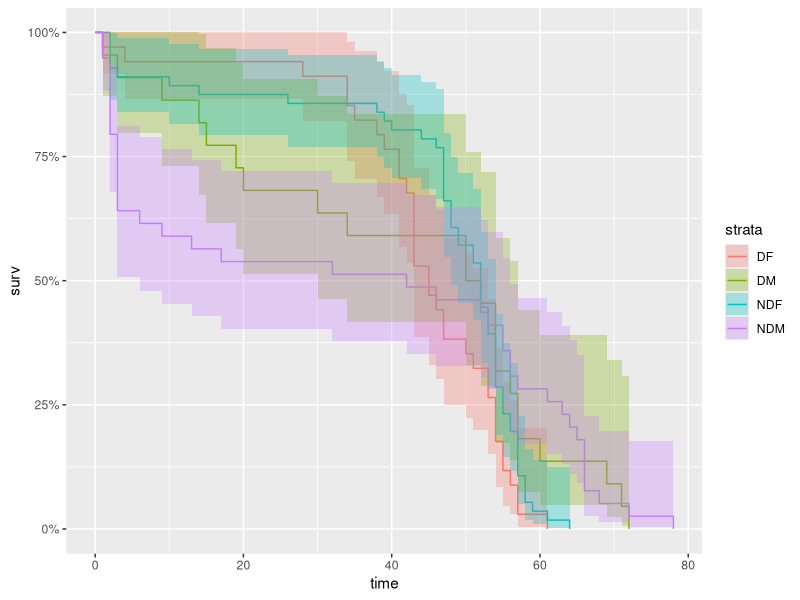
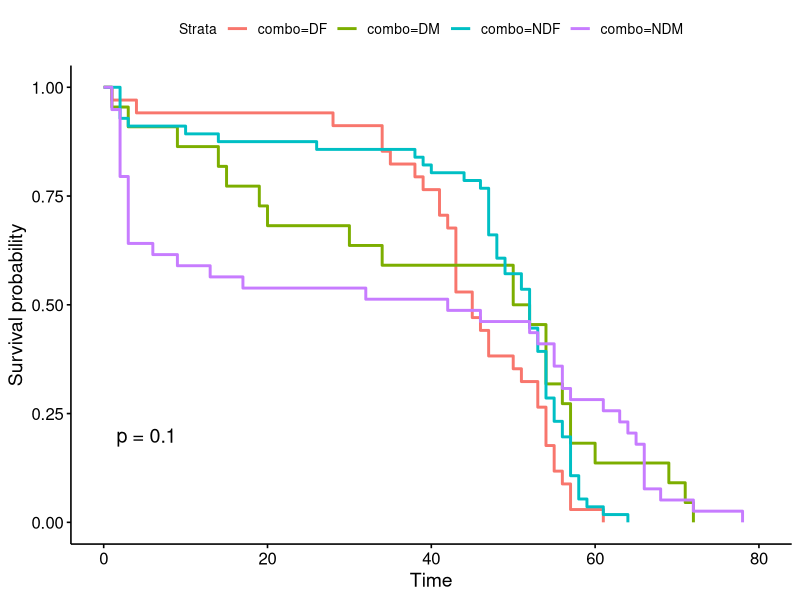
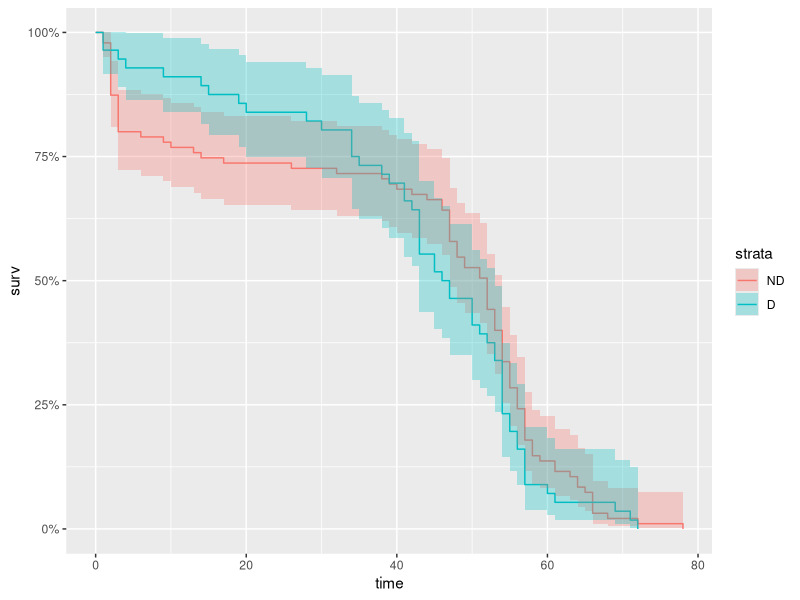
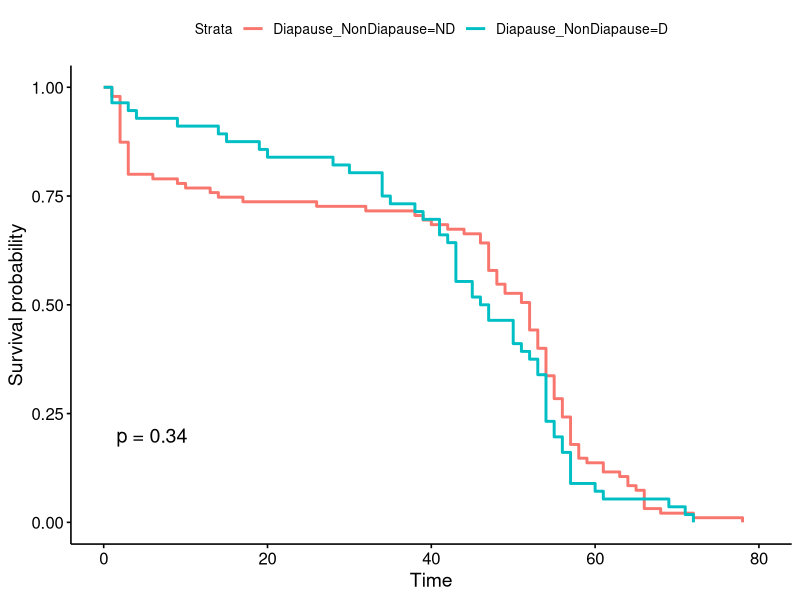
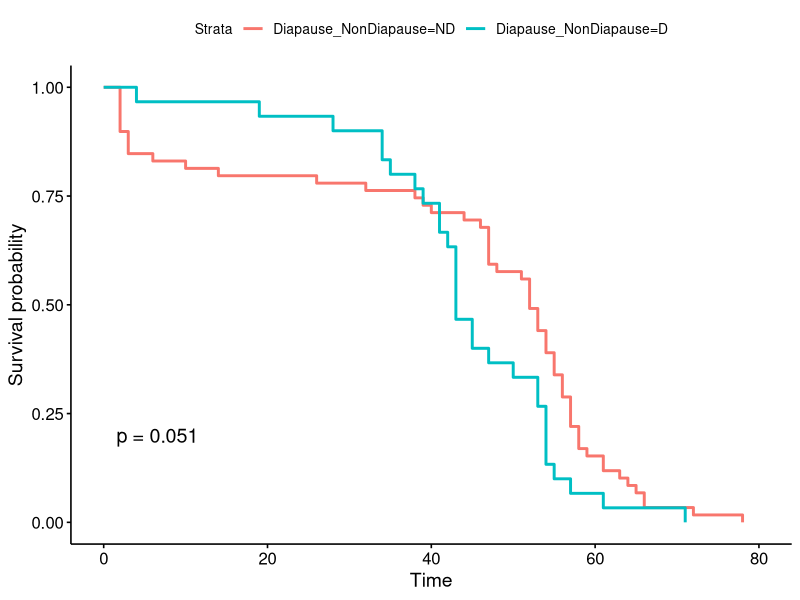
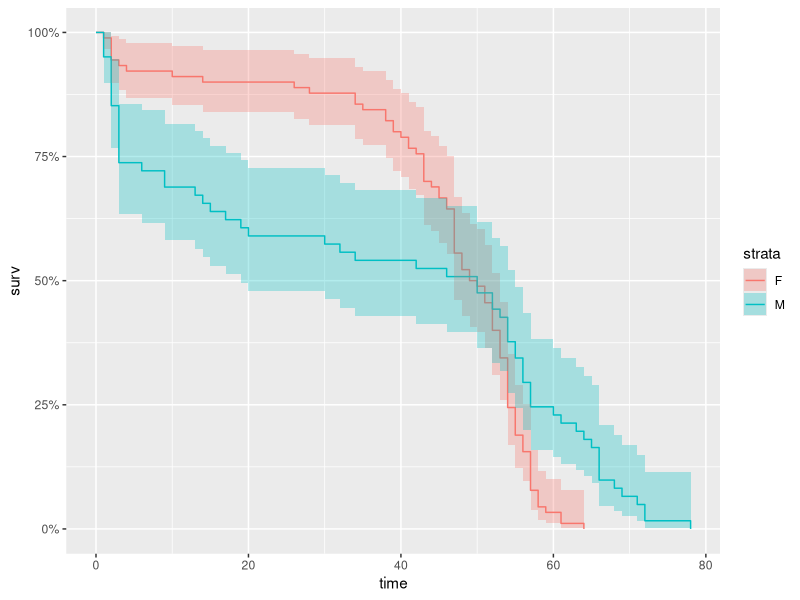
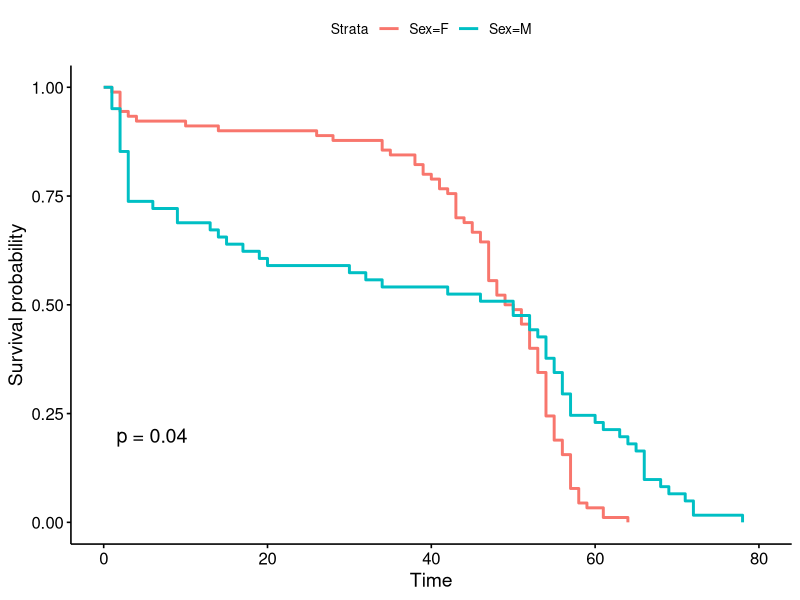
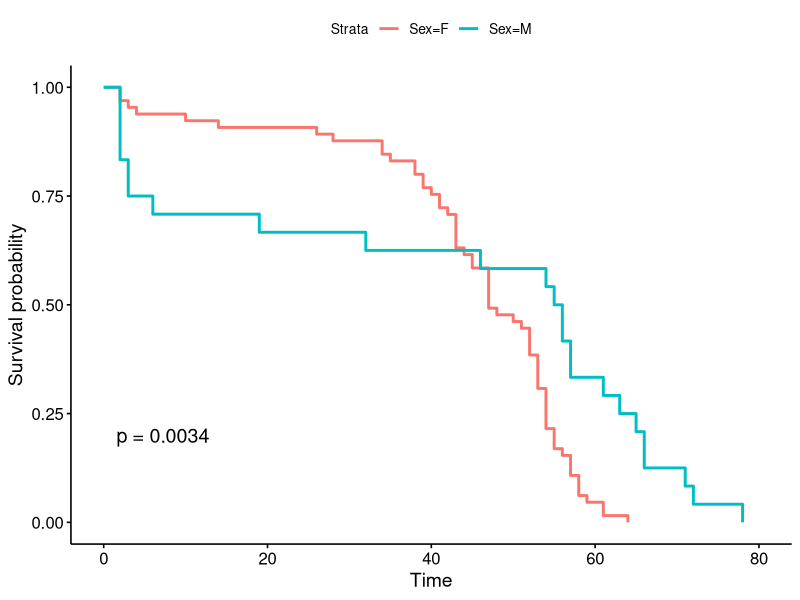

Recreate these plots in R, in order.
## ---- chunk 1
knitr::opts_chunk$set(echo = TRUE)
## ---- chunk 2
library(tidyverse)
library(survival)
library(survminer)
library(ggfortify)
## ---- chunk 3
lifespan <- read_csv("MROT_lifespan_thorax_WorkingCopy.csv", 
                     col_select = c(1:10), 
                     col_names = TRUE,
                     col_types = cols(
                       Bee_ID = col_character(),
                       Diapause_NonDiapause = col_character(), 
                       Sex = col_character(), 
                       Date_emerged = col_date("%m/%d/%y"), 
                       Date_dead = col_date("%m/%d/%y"), 
                       Date_frozen = col_date("%m/%d/%y"), 
                       Thorax_length_mm = col_double(), 
                       Notes = col_character(), 
                       use_lifespan = col_character(), 
                       old_cage_design = col_character()
                     ))
problems(lifespan)
## ---- chunk 4
lifespan <- lifespan %>% 
  filter(!Bee_ID == "NA") %>% 
  mutate(days_surv = as.numeric(Date_dead - Date_emerged), 
         status = as.logical("TRUE"), 
         combo = paste(Diapause_NonDiapause, Sex, sep = ""))
table(lifespan$combo)
lifespan$Diapause_NonDiapause = relevel(as.factor(lifespan$Diapause_NonDiapause), 
                                        ref = "ND")
## ---- chunk 5
lifespan.r <- lifespan %>% 
  filter(use_lifespan == "Y")
table(lifespan.r$combo)
## ---- chunk 6
lifespan.r2 <- lifespan.r %>% 
  filter(old_cage_design == "N")
table(lifespan.r2$combo)
## ---- chunk 7
lifespan.r2F <- lifespan.r2 %>% 
  filter(Sex == "F")
table(lifespan.r2F$combo)
## ---- chunk 8
km <- with(lifespan, Surv(days_surv, status))
km.r <- with(lifespan.r, Surv(days_surv, status))
km.r2 <- with(lifespan.r2, Surv(days_surv, status))
km.r2F <- with(lifespan.r2F, Surv(days_surv, status))
## ---- chunk 9
km_fit <- survfit(Surv(days_surv, status) ~ combo, data=lifespan)
km_fit.r.combo <- survfit(Surv(days_surv, status) ~ combo, data=lifespan.r)
km_fit.r2.combo <- survfit(Surv(days_surv, status) ~ combo, data=lifespan.r2)
km_fit.r.DN <- survfit(Surv(days_surv, status) ~ Diapause_NonDiapause, 
                       data=lifespan.r)
km_fit.r2.DN <- survfit(Surv(days_surv, status) ~ Diapause_NonDiapause, 
                       data=lifespan.r2)
km_fit.r2F.DN <- survfit(Surv(days_surv, status) ~ Diapause_NonDiapause, 
                       data=lifespan.r2F)
km_fit.r.sex <- survfit(Surv(days_surv, status) ~ Sex, data=lifespan.r)

km_fit.r2.sex <- survfit(Surv(days_surv, status) ~ Sex, data=lifespan.r2)
## ---- chunk 10
# combo
autoplot(km_fit.r.combo)
ggsurvplot(km_fit.r.combo, data = lifespan.r, pval = TRUE)
# diapause
autoplot(km_fit.r.DN)
ggsurvplot(km_fit.r.DN, data = lifespan.r, pval = TRUE)
ggsurvplot(km_fit.r2.DN, data = lifespan.r2, pval = TRUE)
# sex
autoplot(km_fit.r.sex)
ggsurvplot(km_fit.r.sex, data = lifespan.r, pval = TRUE)
ggsurvplot(km_fit.r2.sex, data = lifespan.r2, pval = TRUE)
## ---- chunk 11
lifespan.r2F %>% 
  group_by(Diapause_NonDiapause) %>% 
  summarise(min = min(days_surv), 
            max = max(days_surv), 
            mean = mean(days_surv), 
            median = median(days_surv),
            sd = sd(days_surv),
            se = sd(days_surv)/sqrt(n()),
            n = n())

lifespan.r2F %>% 
  summarise(min = min(days_surv), 
            max = max(days_surv), 
            mean = mean(days_surv), 
            median = median(days_surv),
            sd = sd(days_surv),
            se = sd(days_surv)/sqrt(n()),
            n = n())
## ---- chunk 12
plot(density(lifespan.r2F$Thorax_length_mm, na.rm = TRUE))
shapiro.test(lifespan.r2F$Thorax_length_mm)

lifespan.r2F %>% 
  group_by(Diapause_NonDiapause) %>% 
  summarise(min = min(Thorax_length_mm), 
            max = max(Thorax_length_mm), 
            mean = mean(Thorax_length_mm), 
            median = median(Thorax_length_mm),
            sd = sd(Thorax_length_mm),
            se = sd(Thorax_length_mm)/sqrt(n()),
            n = n())

#Plot body size D vs ND
ggplot(lifespan.r2F, aes(x = Diapause_NonDiapause, y = Thorax_length_mm, fill = Diapause_NonDiapause, )) +
  geom_boxplot(alpha = 0.8, outlier.color=NA) +
  geom_jitter(position = position_jitter(width = 0.20)) +
  geom_signif(data = lifespan.r2F, stat = "signif", position = "identity", 
              comparisons = list(c("D", "ND")), map_signif_level = TRUE, 
              annotations = "***", textsize = 8) +
  coord_cartesian(ylim = c(1.8, 3.1)) +
  theme_classic() +
  scale_fill_manual(values = c("#D84727","#94D2BD")) +
  theme(legend.position = "none", 
        axis.title=element_text(size=16), axis.text=element_text(size=14)) +
  xlab("") + 
  scale_x_discrete(labels = c("Non-Diapause", "Diapause")) + 
  ylab("Intertegular Width (mm)")

ggsave("body_size_thorax_lifespan.png", width = 7, height = 5)

model <- lm(Thorax_length_mm ~ Diapause_NonDiapause, data = lifespan.r2F)
summary(model)
## ---- chunk 13
print(km_fit.r2F.DN)
## ---- chunk 14
autoplot(km_fit.r2F.DN)
ggsurvplot(km_fit.r2F.DN, data = lifespan.r2F, 
           pval = TRUE, 
           palette = c("#D84727", "#94D2BD"), 
           conf.int = TRUE, 
#           risk.table = "percentage", 
#           risk.table.col = "strata", 
           legend.title = "", 
           legend.labs = c("Non-diapause", "Diapause"), 
#           risk.table.height = 0.3, 
           break.time.by = 10, 
           xlab = "Time (days)", 
           surv.median.line = "hv", 
           font.x = c(14), 
           font.y = c(14)
           )
ggsave("survival.png", height = 4, width = 6)
## ---- chunk 15
# Fit a Cox proportional hazards model
fit.coxph.r <- coxph(km.r ~ Diapause_NonDiapause + Sex + Thorax_length_mm, 
                   data = as.data.frame(lifespan.r))
ggforest(fit.coxph.r, data = as.data.frame(lifespan.r))

## ---- chunk 16
# Fit a Cox proportional hazards model
fit.coxph.r2 <- coxph(km.r2 ~ Diapause_NonDiapause + Sex + Thorax_length_mm, 
                   data = as.data.frame(lifespan.r2))
ggforest(fit.coxph.r2, data = as.data.frame(lifespan.r2))

## ---- chunk 17
# Fit a Cox proportional hazards model
fit.coxph.r2F <- coxph(km.r2F ~ Diapause_NonDiapause + Thorax_length_mm, 
                   data = as.data.frame(lifespan.r2F))
ggforest(fit.coxph.r2F, data = as.data.frame(lifespan.r2F), fontsize = 0.65)
ggsave("hazards.svg", height = 4.5, width = 6.5)
## ---- chunk 18
sessionInfo()
citation("tidyverse")
citation("survival")
citation("survminer")
citation("ggfortify")
